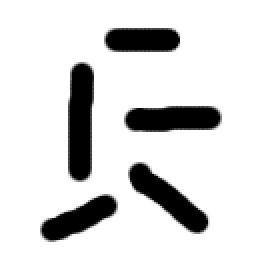
%> input picture featextraction/hsc/DShT/test.pgm, 128 x 128 px (shown 2 times larger)
$ octave --eval "result = getFeatures('../hsc/DShT/test.pgm');"   (GNU Octave 9; MATLAB toolbox functions it lacks are replaced by stand-ins)
%> lines starting %> are read from the running program, lines starting %| are printed output that depends on the picture
function features=getFeatures(pathToImage)
%> called with pathToImage = '../hsc/DShT/test.pgm'

%%%%%%%%%%%%%%%%%%%%%%%%%%%%%%%%%%%%%%%%%%%%%%%%%%%%%%%%%%%%%%%%%%
% Script to extract the features vector from an image.
%  It is based on the 4 features of haralick from
%  the pyramidal wavelet decomposition.
%  The output matrix is assembled so that it is partitioned
%   in 4 blocks: ||-contrast-|-correlation-|-enery-|-homogeneity-||
%   . On this way, we can analyze the individal accuracy of the use
%   of each of these four features.
%
% INPUT: full path of the RGB image
%   e.g. getFeatures_glcmPyram('/mnt/ext3/Datasets512/CG/3dtotal_1049.jpg')
%
% OUTPUT: 144 D-array
%%%%%%%%%%%%%%%%%%%%%%%%%%%%%%%%%%%%%%%%%%%%%%%%%%%%%%%%%%%%%%%%%%


A=imread(pathToImage);
%> A is the input picture: size 128x128 uint8; min 0, max 255, mean 215.4
features = zeros(1,12);

for k=1:3
	C=graycomatrix(A(:,:,k),'NumLevels',256);
	D=graycoprops(C);
	features(1+(k-1)*4)=getfield(D,'Contrast');	features(2+(k-1)*4)=getfield(D,'Correlation');
	features(3+(k-1)*4)=getfield(D,'Energy');	features(4+(k-1)*4)=getfield(D,'Homogeneity');
	if (size(A,3)~=3)
		features(5:8) = features(1:4);	features(9:12) = features(1:4);
		break;
	end
end
%> this loop made 1 pass
%> pass 1, in getFeatures, `C=graycomatrix(A(:,:,k),'NumLevels',256);`:
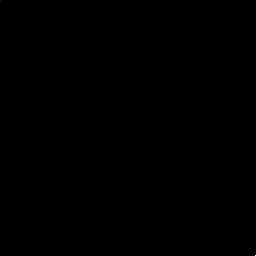
%> C: size 256x256 double; min 0, max 13207, mean 0.2; drawn with min black and max white
%> after the loop, features = [509.5 0.968 0.675 0.938 509.5 0.968 0.675 0.938 509.5 0.968 0.675 0.938]
%> `result = getFeatures('../hsc/DShT/test.pgm');`: result has the same summary as features in getFeatures
